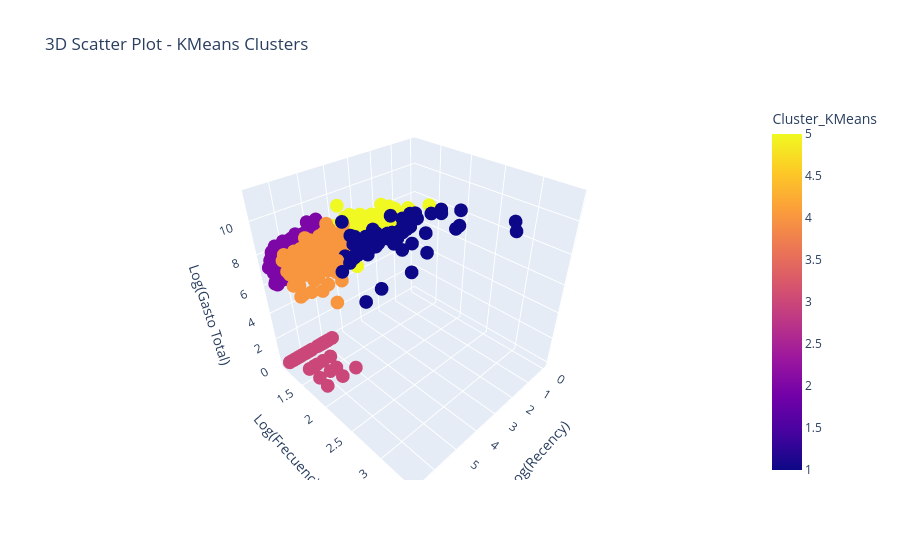
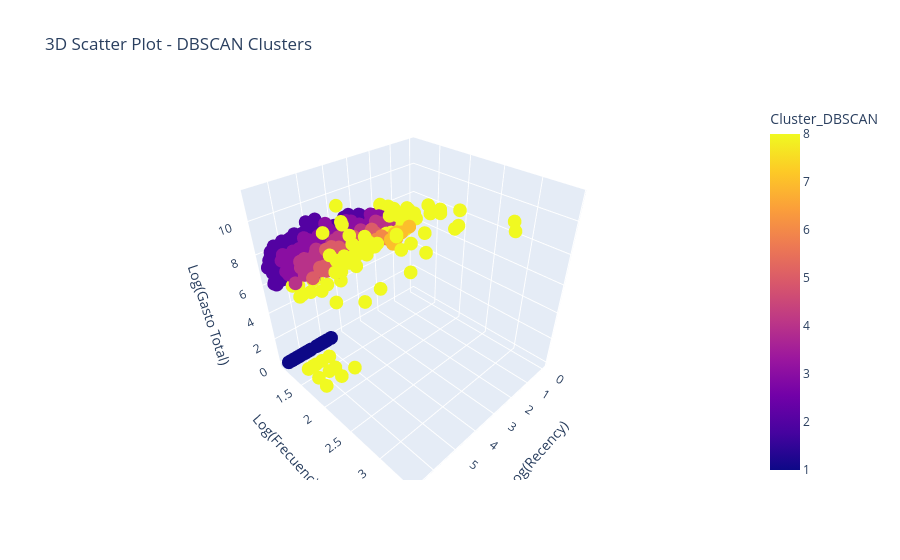
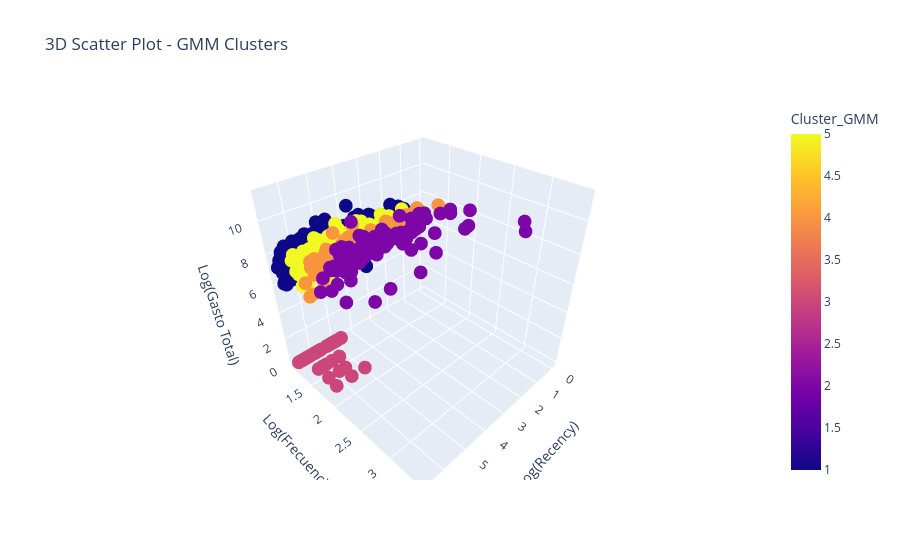
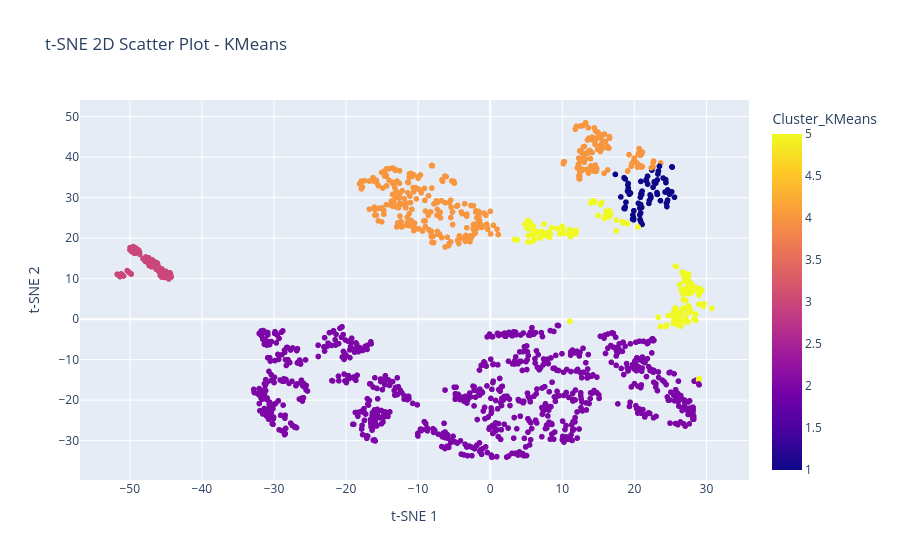

Write notebook code for charts like these, in order.
### Code cell
# 5. Visualizaciones Avanzadas: Separación por Algoritmo y Comparación
# --------------------------------------------------------------------

import plotly.express as px
import plotly.graph_objects as go
import matplotlib.pyplot as plt
import seaborn as sns
from sklearn.manifold import TSNE
from sklearn.metrics import silhouette_samples, silhouette_score
import numpy as np
import pandas as pd

# Se asume que 'rfm' es el DataFrame resultante del Chunk 4 que ya contiene:
# - Cluster_KMeans
# - Cluster_DBSCAN
# - Cluster_GMM
# Y las variables clave transformadas:
#   Log_Recency, Log_total_number_of_orders, Log_total_amount_spent, Log_Computed_AOV

# ====================================================================
# SECCIÓN A: Visualizaciones Separadas por Algoritmo
# ====================================================================

print("\n--- SECCIÓN A: Análisis Individual de Cada Algoritmo ---\n")

# --------------------------------
# 1. Gráficos 3D Interactivos para cada algoritmo
# --------------------------------
# KMeans 3D
fig_kmeans = px.scatter_3d(
    rfm,
    x="Log_Recency",
    y="Log_total_number_of_orders",
    z="Log_total_amount_spent",
    color="Cluster_KMeans",
    title="3D Scatter Plot - KMeans Clusters",
    labels={"Log_Recency": "Log(Recency)",
            "Log_total_number_of_orders": "Log(Frecuencia)",
            "Log_total_amount_spent": "Log(Gasto Total)"}
)
fig_kmeans.show()
print("Interpretación KMeans 3D: Se observa la agrupación de clientes basada en sus dimensiones logarítmicas. Grupos bien formados indican una segmentación coherente.")

# DBSCAN 3D
fig_dbscan = px.scatter_3d(
    rfm,
    x="Log_Recency",
    y="Log_total_number_of_orders",
    z="Log_total_amount_spent",
    color="Cluster_DBSCAN",
    title="3D Scatter Plot - DBSCAN Clusters",
    labels={"Log_Recency": "Log(Recency)",
            "Log_total_number_of_orders": "Log(Frecuencia)",
            "Log_total_amount_spent": "Log(Gasto Total)"}
)
fig_dbscan.show()
print("Interpretación DBSCAN 3D: Permite visualizar cómo DBSCAN agrupa clientes por densidad, resaltando posibles puntos de ruido que se han reasignado.")

# GMM 3D
fig_gmm = px.scatter_3d(
    rfm,
    x="Log_Recency",
    y="Log_total_number_of_orders",
    z="Log_total_amount_spent",
    color="Cluster_GMM",
    title="3D Scatter Plot - GMM Clusters",
    labels={"Log_Recency": "Log(Recency)",
            "Log_total_number_of_orders": "Log(Frecuencia)",
            "Log_total_amount_spent": "Log(Gasto Total)"}
)
fig_gmm.show()
print("Interpretación GMM 3D: El modelo probabilístico (GMM) puede mostrar solapamientos entre clusters o separaciones claras, lo que es visible en esta gráfica.")

# --------------------------------
# 2. Visualización 2D con t-SNE para cada algoritmo
# --------------------------------
tsne = TSNE(n_components=2, random_state=42)
X_tsne = tsne.fit_transform(
    scaler.transform(rfm[["Log_Recency", "Log_total_number_of_orders", "Log_total_amount_spent", "Log_Computed_AOV"]])
)
rfm["TSNE_1"] = X_tsne[:, 0]
rfm["TSNE_2"] = X_tsne[:, 1]

# t-SNE para KMeans
fig_tsne_kmeans = px.scatter(
    rfm,
    x="TSNE_1",
    y="TSNE_2",
    color="Cluster_KMeans",
    title="t-SNE 2D Scatter Plot - KMeans",
    labels={"TSNE_1": "t-SNE 1", "TSNE_2": "t-SNE 2"}
)
fig_tsne_kmeans.show()
print("Interpretación t-SNE KMeans: La proyección 2D permite visualizar la separación entre los clusters obtenidos con KMeans.")

# t-SNE para DBSCAN
fig_tsne_dbscan = px.scatter(
    rfm,
    x="TSNE_1",
    y="TSNE_2",
    color="Cluster_DBSCAN",
    title="t-SNE 2D Scatter Plot - DBSCAN",
    labels={"TSNE_1": "t-SNE 1", "TSNE_2": "t-SNE 2"}
)
fig_tsne_dbscan.show()
print("Interpretación t-SNE DBSCAN: Se evidencia cómo DBSCAN ha identificado agrupaciones basadas en densidad, con posibles clusters de ruido reasignados.")

# t-SNE para GMM
fig_tsne_gmm = px.scatter(
    rfm,
    x="TSNE_1",
    y="TSNE_2",
    color="Cluster_GMM",
    title="t-SNE 2D Scatter Plot - GMM",
    labels={"TSNE_1": "t-SNE 1", "TSNE_2": "t-SNE 2"}
)
fig_tsne_gmm.show()
print("Interpretación t-SNE GMM: La visualización 2D de GMM permite apreciar la distribución probabilística de los clusters y posibles solapamientos.")

# --------------------------------
# 3. Análisis de Silhouette (ejemplo con KMeans)
# --------------------------------
labels_kmeans = rfm['Cluster_KMeans'].values - 1  # Para análisis 0-index
sil_score = silhouette_score(X, labels_kmeans)
print(f"\nSilhouette Score para KMeans: {sil_score:.3f}")
sample_sil_values = silhouette_samples(X, labels_kmeans)
rfm["Silhouette"] = sample_sil_values

# Graficar el silhouette plot para KMeans
y_lower = 10
n_clusters = len(np.unique(labels_kmeans))
plt.figure(figsize=(10, 6))
for i in range(n_clusters):
    ith_cluster_sil_values = sample_sil_values[labels_kmeans == i]
    ith_cluster_sil_values.sort()
    size_cluster_i = ith_cluster_sil_values.shape[0]
    y_upper = y_lower + size_cluster_i
    color = plt.cm.nipy_spectral(float(i) / n_clusters)
    plt.fill_betweenx(np.arange(y_lower, y_upper), 0, ith_cluster_sil_values,
                      facecolor=color, edgecolor=color, alpha=0.7)
    plt.text(-0.05, y_lower + 0.5 * size_cluster_i, str(i+1))
    y_lower = y_upper + 10  # Espacio entre clusters

plt.title("Silhouette Plot - KMeans")
plt.xlabel("Coeficiente de Silhouette")
plt.ylabel("Etiqueta de Cluster")
plt.axvline(x=sil_score, color="red", linestyle="--")
plt.yticks([])
plt.show()
print("Interpretación Silhouette (KMeans): Valores altos y barras largas sugieren clusters bien definidos; la línea roja indica el promedio global.")

# --------------------------------
# 4. Tablas Resumen y Análisis de Distribuciones por Algoritmo
# --------------------------------
summary_vars = ["Recency", "total_number_of_orders", "total_amount_spent", "Computed_AOV"]

# Tablas resumen
print("\nResumen de clusters - KMeans:")
summary_kmeans = rfm.groupby("Cluster_KMeans")[summary_vars].agg(["min", "max", "mean", "std"])
print(summary_kmeans.round(2))
print("Interpretación: Las estadísticas resumen ayudan a distinguir el perfil de clientes por cada cluster.")

print("\nResumen de clusters - DBSCAN:")
summary_dbscan = rfm.groupby("Cluster_DBSCAN")[summary_vars].agg(["min", "max", "mean", "std"])
print(summary_dbscan.round(2))
print("Interpretación: Permite observar cómo varían los comportamientos en función de la densidad identificada por DBSCAN.")

print("\nResumen de clusters - GMM:")
summary_gmm = rfm.groupby("Cluster_GMM")[summary_vars].agg(["min", "max", "mean", "std"])
print(summary_gmm.round(2))
print("Interpretación: Muestra el perfil promedio y la dispersión de las variables en cada segmento GMM.")

# Gráficos de distribución: Boxplots y Countplots
plt.figure(figsize=(8, 5))
sns.boxplot(x="Cluster_KMeans", y="total_amount_spent", data=rfm, palette="Set3")
plt.title("Boxplot de Gasto Total por Cluster (KMeans)")
plt.xlabel("Cluster KMeans")
plt.ylabel("total_amount_spent")
plt.show()
print("Interpretación Boxplot KMeans: Se observa la variabilidad en el gasto total entre clusters.")

plt.figure(figsize=(8, 5))
sns.boxplot(x="Cluster_GMM", y="Recency", data=rfm, palette="Set2")
plt.title("Boxplot de Recency por Cluster (GMM)")
plt.xlabel("Cluster GMM")
plt.ylabel("Recency (días)")
plt.show()
print("Interpretación Boxplot GMM: Indica diferencias en la antigüedad de la última compra entre clusters.")

plt.figure(figsize=(8, 5))
sns.countplot(x="Cluster_KMeans", data=rfm, palette="viridis")
plt.title("Cantidad de Clientes por Cluster (KMeans)")
plt.xlabel("Cluster KMeans")
plt.ylabel("Número de Clientes")
plt.show()
print("Interpretación Countplot KMeans: Visualiza el balance de clientes asignados a cada cluster.")

# -----------------------------------------------------------------------------------
# SECCIÓN B: Visualizaciones Comparativas Entre Algoritmos
# -----------------------------------------------------------------------------------
print("\n--- SECCIÓN B: Comparación entre Algoritmos ---\n")

# Comparación de Distribuciones: Distribución de 'total_amount_spent' por cluster de cada algoritmo
plt.figure(figsize=(14, 6))
plt.subplot(1, 3, 1)
sns.boxplot(x="Cluster_KMeans", y="total_amount_spent", data=rfm, palette="Set3")
plt.title("Gasto Total por Cluster (KMeans)")
plt.xlabel("KMeans")
plt.ylabel("total_amount_spent")

plt.subplot(1, 3, 2)
sns.boxplot(x="Cluster_DBSCAN", y="total_amount_spent", data=rfm, palette="Set3")
plt.title("Gasto Total por Cluster (DBSCAN)")
plt.xlabel("DBSCAN")
plt.ylabel("")  # No repetir etiqueta

plt.subplot(1, 3, 3)
sns.boxplot(x="Cluster_GMM", y="total_amount_spent", data=rfm, palette="Set3")
plt.title("Gasto Total por Cluster (GMM)")
plt.xlabel("GMM")
plt.tight_layout()
plt.show()
print("Interpretación Comparativa (Boxplots): Se comparan las distribuciones del gasto total según el cluster asignado por cada algoritmo, facilitando la identificación de segmentos de alto y bajo gasto entre métodos.")

# Comparación de Distribución de 'Recency'
plt.figure(figsize=(14, 6))
plt.subplot(1, 3, 1)
sns.boxplot(x="Cluster_KMeans", y="Recency", data=rfm, palette="Set2")
plt.title("Recency por Cluster (KMeans)")
plt.xlabel("KMeans")
plt.ylabel("Recency")

plt.subplot(1, 3, 2)
sns.boxplot(x="Cluster_DBSCAN", y="Recency", data=rfm, palette="Set2")
plt.title("Recency por Cluster (DBSCAN)")
plt.xlabel("DBSCAN")
plt.ylabel("")

plt.subplot(1, 3, 3)
sns.boxplot(x="Cluster_GMM", y="Recency", data=rfm, palette="Set2")
plt.title("Recency por Cluster (GMM)")
plt.xlabel("GMM")
plt.tight_layout()
plt.show()
print("Interpretación Comparativa (Recency): Se observa cómo difiere la antigüedad de la última compra en cada cluster, permitiendo evaluar la vitalidad de los segmentos según cada método.")

# También podemos comparar distribuciones de Computed_AOV (valor promedio por orden)
plt.figure(figsize=(14, 6))
plt.subplot(1, 3, 1)
sns.boxplot(x="Cluster_KMeans", y="Computed_AOV", data=rfm, palette="Set1")
plt.title("AOV por Cluster (KMeans)")
plt.xlabel("KMeans")
plt.ylabel("Computed_AOV")

plt.subplot(1, 3, 2)
sns.boxplot(x="Cluster_DBSCAN", y="Computed_AOV", data=rfm, palette="Set1")
plt.title("AOV por Cluster (DBSCAN)")
plt.xlabel("DBSCAN")
plt.ylabel("")

plt.subplot(1, 3, 3)
sns.boxplot(x="Cluster_GMM", y="Computed_AOV", data=rfm, palette="Set1")
plt.title("AOV por Cluster (GMM)")
plt.xlabel("GMM")
plt.tight_layout()
plt.show()
print("Interpretación Comparativa (AOV): Este gráfico permite comparar el valor promedio por orden en cada cluster, lo que puede ayudar a identificar clientes de alto valor versus clientes con compras de bajo impacto.")

# -----------------------------------------------------------------------------------
# F) Comentario Final
# -----------------------------------------------------------------------------------
print("\nInterpretación Global: Al observar las visualizaciones individuales y comparativas, se puede apreciar que cada algoritmo genera diferentes segmentaciones basadas en la estructura de los datos. \n" +
      "• KMeans tiende a generar clusters con formas bien definidas y equilibradas.\n" +
      "• DBSCAN puede identificar clusters de densidad y, dependiendo de los parámetros, reubicar los puntos de ruido en un cluster adicional.\n" +
      "• GMM, al ser probabilístico, puede evidenciar solapamientos entre clusters o diferencias claras según la heterogeneidad de los datos.\n" +
      "Las gráficas comparativas ayudan a contrastar las diferencias en la variable 'total_amount_spent', 'Recency' y 'Computed_AOV' entre los métodos, permitiéndote tomar decisiones informadas sobre qué segmentación se adapta mejor al objetivo de negocio.")

### Figure 1 — Plotly figure (JSON) as saved in the notebook; plotly's stock layout.template omitted (floating-point values rounded to 4 significant figures; data arrays with more than 128 entries replaced by an {"elided": "..."} marker saying what was removed)
{"data": [{"hovertemplate": "Log(Recency)=%{x}<br>Log(Frecuencia)=%{y}<br>Log(Gasto Total)=%{z}<br>Cluster_KMeans=%{marker.color}<extra></extra>", "legendgroup": "", "marker": {"color": {"elided": "1383 int values"}, "coloraxis": "coloraxis", "symbol": "circle"}, "mode": "markers", "name": "", "scene": "scene", "showlegend": false, "type": "scatter3d", "x": {"elided": "1383 float values"}, "y": {"elided": "1383 float values"}, "z": {"elided": "1383 float values"}}], "layout": {"coloraxis": {"colorbar": {"title": {"text": "Cluster_KMeans"}}, "colorscale": [[0, "#0d0887"], [0.1111, "#46039f"], [0.2222, "#7201a8"], [0.3333, "#9c179e"], [0.4444, "#bd3786"], [0.5556, "#d8576b"], [0.6667, "#ed7953"], [0.7778, "#fb9f3a"], [0.8889, "#fdca26"], [1, "#f0f921"]]}, "legend": {"tracegroupgap": 0}, "scene": {"domain": {"x": [0, 1], "y": [0, 1]}, "xaxis": {"title": {"text": "Log(Recency)"}}, "yaxis": {"title": {"text": "Log(Frecuencia)"}}, "zaxis": {"title": {"text": "Log(Gasto Total)"}}}, "title": {"text": "3D Scatter Plot - KMeans Clusters"}}}

### Figure 2 — Plotly figure (JSON) as saved in the notebook; plotly's stock layout.template omitted (floating-point values rounded to 4 significant figures; data arrays with more than 128 entries replaced by an {"elided": "..."} marker saying what was removed)
{"data": [{"hovertemplate": "Log(Recency)=%{x}<br>Log(Frecuencia)=%{y}<br>Log(Gasto Total)=%{z}<br>Cluster_DBSCAN=%{marker.color}<extra></extra>", "legendgroup": "", "marker": {"color": {"elided": "1383 int values"}, "coloraxis": "coloraxis", "symbol": "circle"}, "mode": "markers", "name": "", "scene": "scene", "showlegend": false, "type": "scatter3d", "x": {"elided": "1383 float values"}, "y": {"elided": "1383 float values"}, "z": {"elided": "1383 float values"}}], "layout": {"coloraxis": {"colorbar": {"title": {"text": "Cluster_DBSCAN"}}, "colorscale": [[0, "#0d0887"], [0.1111, "#46039f"], [0.2222, "#7201a8"], [0.3333, "#9c179e"], [0.4444, "#bd3786"], [0.5556, "#d8576b"], [0.6667, "#ed7953"], [0.7778, "#fb9f3a"], [0.8889, "#fdca26"], [1, "#f0f921"]]}, "legend": {"tracegroupgap": 0}, "scene": {"domain": {"x": [0, 1], "y": [0, 1]}, "xaxis": {"title": {"text": "Log(Recency)"}}, "yaxis": {"title": {"text": "Log(Frecuencia)"}}, "zaxis": {"title": {"text": "Log(Gasto Total)"}}}, "title": {"text": "3D Scatter Plot - DBSCAN Clusters"}}}

### Figure 3 — Plotly figure (JSON) as saved in the notebook; plotly's stock layout.template omitted (floating-point values rounded to 4 significant figures; data arrays with more than 128 entries replaced by an {"elided": "..."} marker saying what was removed)
{"data": [{"hovertemplate": "Log(Recency)=%{x}<br>Log(Frecuencia)=%{y}<br>Log(Gasto Total)=%{z}<br>Cluster_GMM=%{marker.color}<extra></extra>", "legendgroup": "", "marker": {"color": {"elided": "1383 int values"}, "coloraxis": "coloraxis", "symbol": "circle"}, "mode": "markers", "name": "", "scene": "scene", "showlegend": false, "type": "scatter3d", "x": {"elided": "1383 float values"}, "y": {"elided": "1383 float values"}, "z": {"elided": "1383 float values"}}], "layout": {"coloraxis": {"colorbar": {"title": {"text": "Cluster_GMM"}}, "colorscale": [[0, "#0d0887"], [0.1111, "#46039f"], [0.2222, "#7201a8"], [0.3333, "#9c179e"], [0.4444, "#bd3786"], [0.5556, "#d8576b"], [0.6667, "#ed7953"], [0.7778, "#fb9f3a"], [0.8889, "#fdca26"], [1, "#f0f921"]]}, "legend": {"tracegroupgap": 0}, "scene": {"domain": {"x": [0, 1], "y": [0, 1]}, "xaxis": {"title": {"text": "Log(Recency)"}}, "yaxis": {"title": {"text": "Log(Frecuencia)"}}, "zaxis": {"title": {"text": "Log(Gasto Total)"}}}, "title": {"text": "3D Scatter Plot - GMM Clusters"}}}

### Figure 4 — Plotly figure (JSON) as saved in the notebook; plotly's stock layout.template omitted (floating-point values rounded to 4 significant figures; data arrays with more than 128 entries replaced by an {"elided": "..."} marker saying what was removed)
{"data": [{"hovertemplate": "t-SNE 1=%{x}<br>t-SNE 2=%{y}<br>Cluster_KMeans=%{marker.color}<extra></extra>", "legendgroup": "", "marker": {"color": {"elided": "1383 int values"}, "coloraxis": "coloraxis", "symbol": "circle"}, "mode": "markers", "name": "", "showlegend": false, "type": "scattergl", "x": {"elided": "1383 float values"}, "xaxis": "x", "y": {"elided": "1383 float values"}, "yaxis": "y"}], "layout": {"coloraxis": {"colorbar": {"title": {"text": "Cluster_KMeans"}}, "colorscale": [[0, "#0d0887"], [0.1111, "#46039f"], [0.2222, "#7201a8"], [0.3333, "#9c179e"], [0.4444, "#bd3786"], [0.5556, "#d8576b"], [0.6667, "#ed7953"], [0.7778, "#fb9f3a"], [0.8889, "#fdca26"], [1, "#f0f921"]]}, "legend": {"tracegroupgap": 0}, "title": {"text": "t-SNE 2D Scatter Plot - KMeans"}, "xaxis": {"anchor": "y", "domain": [0, 1], "title": {"text": "t-SNE 1"}}, "yaxis": {"anchor": "x", "domain": [0, 1], "title": {"text": "t-SNE 2"}}}}
